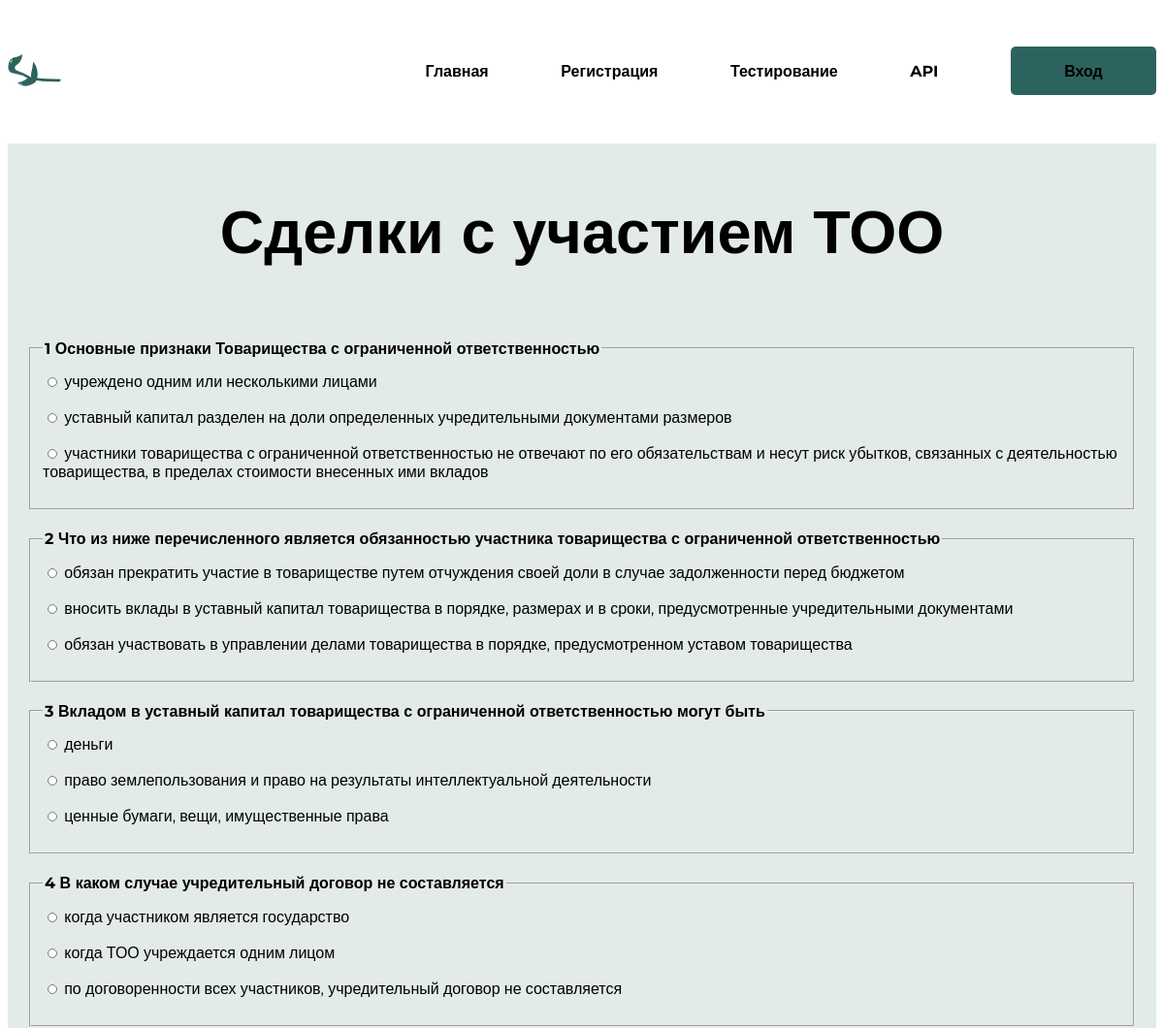
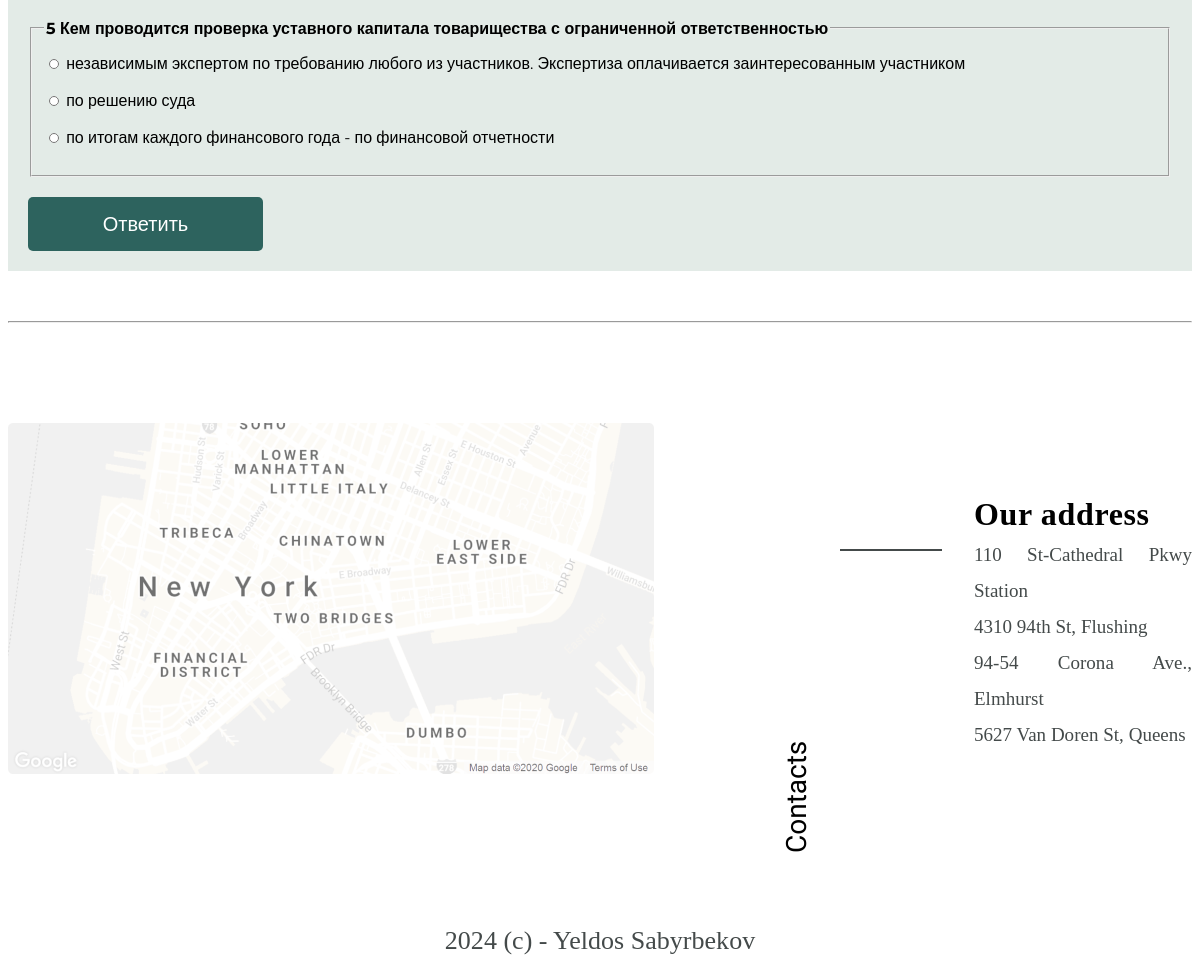
/test/2/, run on the app's committed database (2 pictures, top to bottom).
### testapp/models.py (models this page shows, shortened)
class Test(models.Model):
    title = models.CharField(max_length=200)
    class Meta:
        ordering = ['id']
        verbose_name = 'Тест'
        verbose_name_plural = 'Тесты'

class Question(models.Model):
    test = models.ForeignKey(Test, related_name='questions', on_delete=models.CASCADE)
    text = models.CharField(max_length=500)
    class Meta:
        ordering = ['id']
        verbose_name = 'Вопрос'
        verbose_name_plural = 'Вопросы'
    def __str__(self):
        return f'{self.test.title} - {self.text}'

class Answer(models.Model):
    question = models.ForeignKey(Question, related_name='answers', on_delete=models.CASCADE)
    text = models.CharField(max_length=200)
    is_correct = models.BooleanField(default=False)
    class Meta:
        ordering = ['id']
        verbose_name = 'Ответ'
        verbose_name_plural = 'Ответы'

### testapp/views.py (the view)
# urls.py: path('test/<int:test_id>/', views.test_detail, name='test_detail'),
def test_detail(request, test_id):
    test = get_object_or_404(Test, pk=test_id)
    questions = test.questions.all()
    for question in questions:
        print(question)
        for answer in question.answers.all():
            print(answer.text)
    return render(request, 'testapp/test_detail.html', {'test': test, 'questions': questions})

### testapp/templates/testapp/test_detail.html (shortened to what this page needs)
{% extends "testapp/base.html" %}
{% block test_detail%}
<div class="login-container">
    <div class="login-form">
        <h2>{{ test.title }}</h2>
    <form class="answer_form" action="{% url 'submit_test' test.id %}" method="post">
    {% for question in questions %}
      <fieldset>
        <legend style="margin-bottom:10px"><b>{{ forloop.counter }} {{ question.text }}</b></legend>
        {% for answer in question.answers.all %}
          <label id="answer">
            <input id="answer_id" type="radio" name="question_{{ question.id }}" value="{{ answer.id }}" required >
            {{ answer.text }}
          </label><br>
        {% endfor %}
      </fieldset>
    {% endfor %}
    <button class="order_btn type="submit">Ответить</button>
    </form>
    </div>
</div>
<hr>
{% endblock test_detail %}

### testapp/static/css/style.css (style rules this page uses)
body { background: #FFF; display: flex; justify-content: center; }
h2 { color: var(--Main-Black, #000); font-family: "Montserrat", sans-serif; font-size: 63px; font-style: normal; font-weight: 700; line-height: normal; }
.order_btn { width: 235px; height: 54px; flex-shrink: 0; background-color: #2D635E; border: none; border-radius: 5px; color: var(--Main-White, #FFF); text-align: center; font-family: "Montserrat", sans-serif; font-size: 20px; font-style: normal; font-weight: 400; line-height: normal; }
.login-container { display: flex; justify-content: center; margin-top: 50px; margin-bottom: 50px; }
.login-form { width: 100%; height: 100%; flex-shrink: 0; background: var(--Secondary-Light-gray, #E3EBE7); display: flex; flex-direction: column; align-items: center; }
label { font-family: "Montserrat", sans-serif; font-optical-sizing: auto; font-size: 22px; font-style: normal; }
input { font-family: "Montserrat", sans-serif; width: 400px; height: 30px; border: 1px solid #43635e; padding: 5px }
label { display: none; }
#answer { display: block; font-size: 16px; }
#answer_id { font-family: "Montserrat", sans-serif; width: 10px; height: 10px; border: 1px solid #43635e; padding: 1px }
b { font-family: "Montserrat", sans-serif; }
.answer_form { display: flex; flex-direction: column; gap: 20px; margin: 20px; }
form { margin-bottom: 50px; }

### data on the page
Test: title "Сделки с участием ТОО"
Question: text "Основные признаки Товарищества с ограниченной ответственностью"
Answer: text "учреждено одним или несколькими лицами"
Answer: text "уставный капитал разделен на доли определенных учредительными документами размеров"
Answer: text "участники товарищества с ограниченной ответственностью не отвечают по его обязательствам и несут риск убытков, связанных с деятельностью товарищества, в пределах стоимости внесенных ими вкладов"
Question: text "Что из ниже перечисленного является обязанностью участника товарищества с ограниченной ответственностью"
Answer: text "обязан прекратить участие в товариществе путем отчуждения своей доли в случае задолженности перед бюджетом"
Answer: text "вносить вклады в уставный капитал товарищества в порядке, размерах и в сроки, предусмотренные учредительными документами"
Answer: text "обязан участвовать в управлении делами товарищества в порядке, предусмотренном уставом товарищества"
Question: text "Вкладом в уставный капитал товарищества с ограниченной ответственностью могут быть"
Answer: text "деньги"
Answer: text "право землепользования и право на результаты интеллектуальной деятельности"
Answer: text "ценные бумаги, вещи, имущественные права"
Question: text "В каком случае учредительный договор не составляется"
Answer: text "когда участником является государство"
Answer: text "когда ТОО учреждается одним лицом"
Answer: text "по договоренности всех участников, учредительный договор не составляется"
Question: text "Кем проводится проверка уставного капитала товарищества с ограниченной ответственностью"
Answer: text "независимым экспертом по требованию любого из участников. Экспертиза оплачивается заинтересованным участником"
Answer: text "по решению суда"
Answer: text "по итогам каждого финансового года - по финансовой отчетности"
